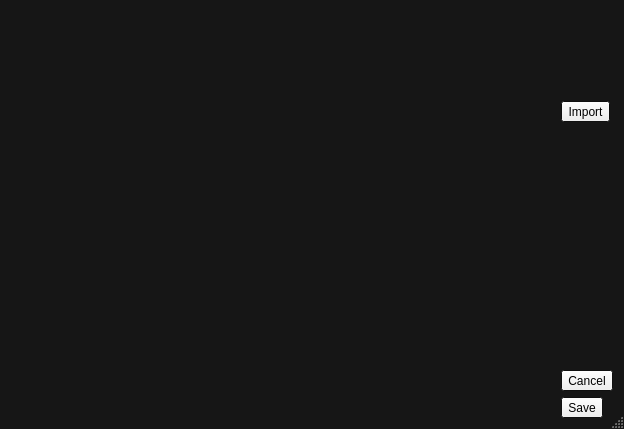
<?xml version="1.0" encoding="UTF-8"?>
<ui version="4.0">
 <class>IconEditDialog</class>
 <widget class="QDialog" name="IconEditDialog">
  <property name="geometry">
   <rect>
    <x>0</x>
    <y>0</y>
    <width>624</width>
    <height>429</height>
   </rect>
  </property>
  <property name="palette">
   <palette>
    <active>
     <colorrole role="Base">
      <brush brushstyle="SolidPattern">
       <color alpha="255">
        <red>255</red>
        <green>255</green>
        <blue>255</blue>
       </color>
      </brush>
     </colorrole>
     <colorrole role="Window">
      <brush brushstyle="SolidPattern">
       <color alpha="255">
        <red>22</red>
        <green>22</green>
        <blue>22</blue>
       </color>
      </brush>
     </colorrole>
    </active>
    <inactive>
     <colorrole role="Base">
      <brush brushstyle="SolidPattern">
       <color alpha="255">
        <red>255</red>
        <green>255</green>
        <blue>255</blue>
       </color>
      </brush>
     </colorrole>
     <colorrole role="Window">
      <brush brushstyle="SolidPattern">
       <color alpha="255">
        <red>22</red>
        <green>22</green>
        <blue>22</blue>
       </color>
      </brush>
     </colorrole>
    </inactive>
    <disabled>
     <colorrole role="Base">
      <brush brushstyle="SolidPattern">
       <color alpha="255">
        <red>22</red>
        <green>22</green>
        <blue>22</blue>
       </color>
      </brush>
     </colorrole>
     <colorrole role="Window">
      <brush brushstyle="SolidPattern">
       <color alpha="255">
        <red>22</red>
        <green>22</green>
        <blue>22</blue>
       </color>
      </brush>
     </colorrole>
    </disabled>
   </palette>
  </property>
  <property name="autoFillBackground">
   <bool>true</bool>
  </property>
  <property name="sizeGripEnabled">
   <bool>true</bool>
  </property>
  <layout class="QHBoxLayout" name="horizontalLayout_2">
   <item>
    <widget class="ImageViewer" name="image" native="true">
     <property name="cursor">
      <cursorShape>CrossCursor</cursorShape>
     </property>
     <property name="autoFillBackground">
      <bool>false</bool>
     </property>
    </widget>
   </item>
   <item>
    <layout class="QVBoxLayout" name="verticalLayout">
     <item>
      <widget class="QLabel" name="preview">
       <property name="sizePolicy">
        <sizepolicy hsizetype="Fixed" vsizetype="Fixed">
         <horstretch>0</horstretch>
         <verstretch>0</verstretch>
        </sizepolicy>
       </property>
       <property name="minimumSize">
        <size>
         <width>64</width>
         <height>64</height>
        </size>
       </property>
       <property name="maximumSize">
        <size>
         <width>64</width>
         <height>64</height>
        </size>
       </property>
      </widget>
     </item>
     <item>
      <layout class="QHBoxLayout" name="horizontalLayout">
       <property name="leftMargin">
        <number>17</number>
       </property>
       <property name="topMargin">
        <number>20</number>
       </property>
       <property name="rightMargin">
        <number>0</number>
       </property>
       <property name="bottomMargin">
        <number>0</number>
       </property>
       <item>
        <layout class="QVBoxLayout" name="verticalLayout_2">
         <property name="leftMargin">
          <number>0</number>
         </property>
         <property name="topMargin">
          <number>0</number>
         </property>
         <property name="rightMargin">
          <number>0</number>
         </property>
         <property name="bottomMargin">
          <number>0</number>
         </property>
         <item>
          <widget class="MenuButton" name="importBtn">
           <property name="text">
            <string>Import</string>
           </property>
           <property name="icon">
            <iconset resource="../icons/icons.qrc">
             <normaloff>:/icons/Import.png</normaloff>:/icons/Import.png</iconset>
           </property>
          </widget>
         </item>
         <item>
          <spacer name="verticalSpacer">
           <property name="orientation">
            <enum>Qt::Vertical</enum>
           </property>
           <property name="sizeHint" stdset="0">
            <size>
             <width>20</width>
             <height>40</height>
            </size>
           </property>
          </spacer>
         </item>
         <item>
          <widget class="MenuButton" name="cancelBtn">
           <property name="text">
            <string>Cancel</string>
           </property>
           <property name="icon">
            <iconset resource="../icons/icons.qrc">
             <normaloff>:/icons/delete.png</normaloff>:/icons/delete.png</iconset>
           </property>
          </widget>
         </item>
         <item>
          <widget class="MenuButton" name="acceptBtn">
           <property name="text">
            <string>Save</string>
           </property>
           <property name="icon">
            <iconset resource="../icons/icons.qrc">
             <normaloff>:/icons/saveto.png</normaloff>:/icons/saveto.png</iconset>
           </property>
          </widget>
         </item>
        </layout>
       </item>
      </layout>
     </item>
    </layout>
   </item>
  </layout>
 </widget>
 <customwidgets>
  <customwidget>
   <class>ImageViewer</class>
   <extends>QWidget</extends>
   <header>../controls/imageviewer.h</header>
   <container>1</container>
  </customwidget>
  <customwidget>
   <class>MenuButton</class>
   <extends>QToolButton</extends>
   <header>../controls/menubutton.h</header>
  </customwidget>
 </customwidgets>
 <resources>
  <include location="../icons/icons.qrc"/>
 </resources>
 <connections/>
</ui>
